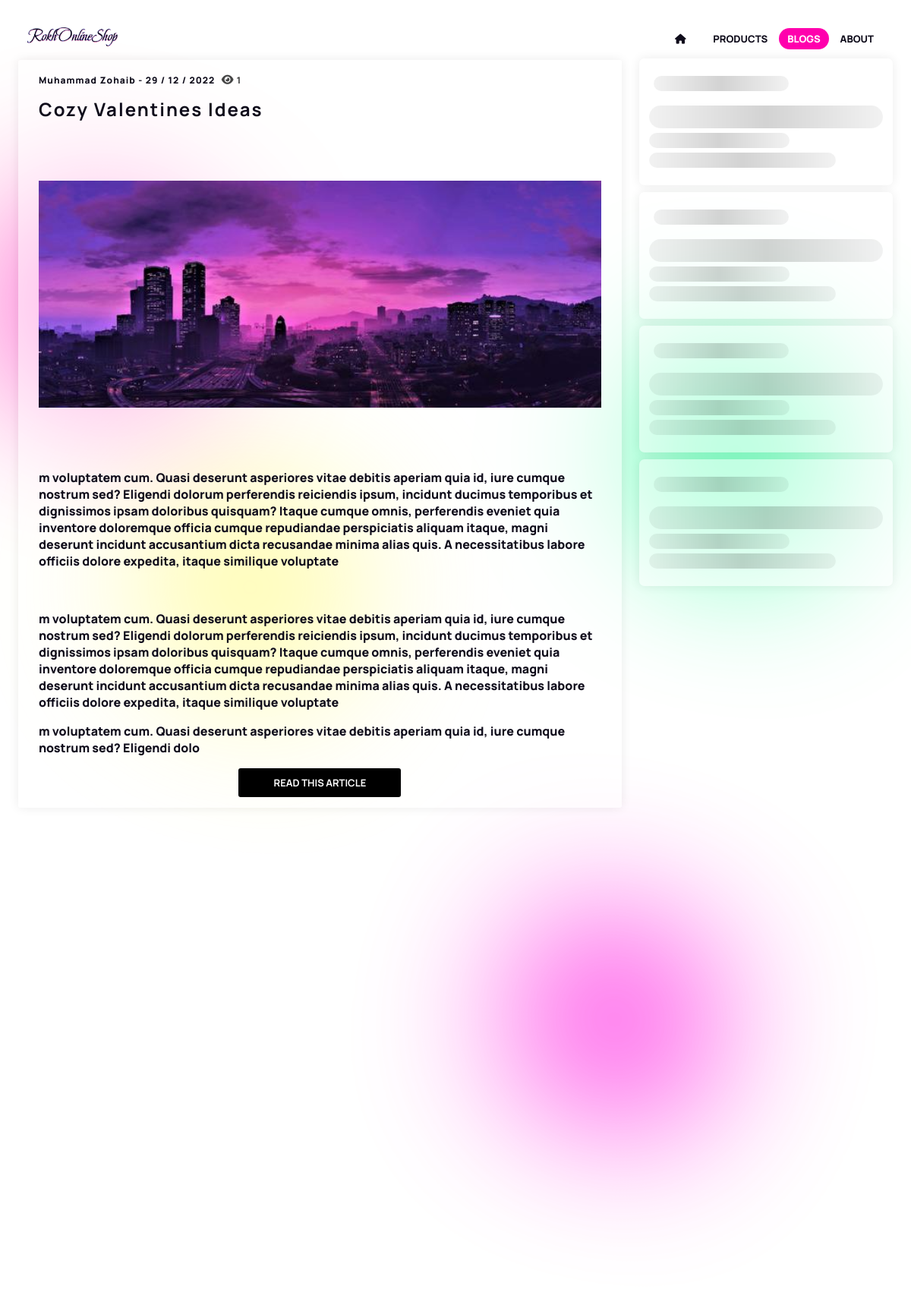
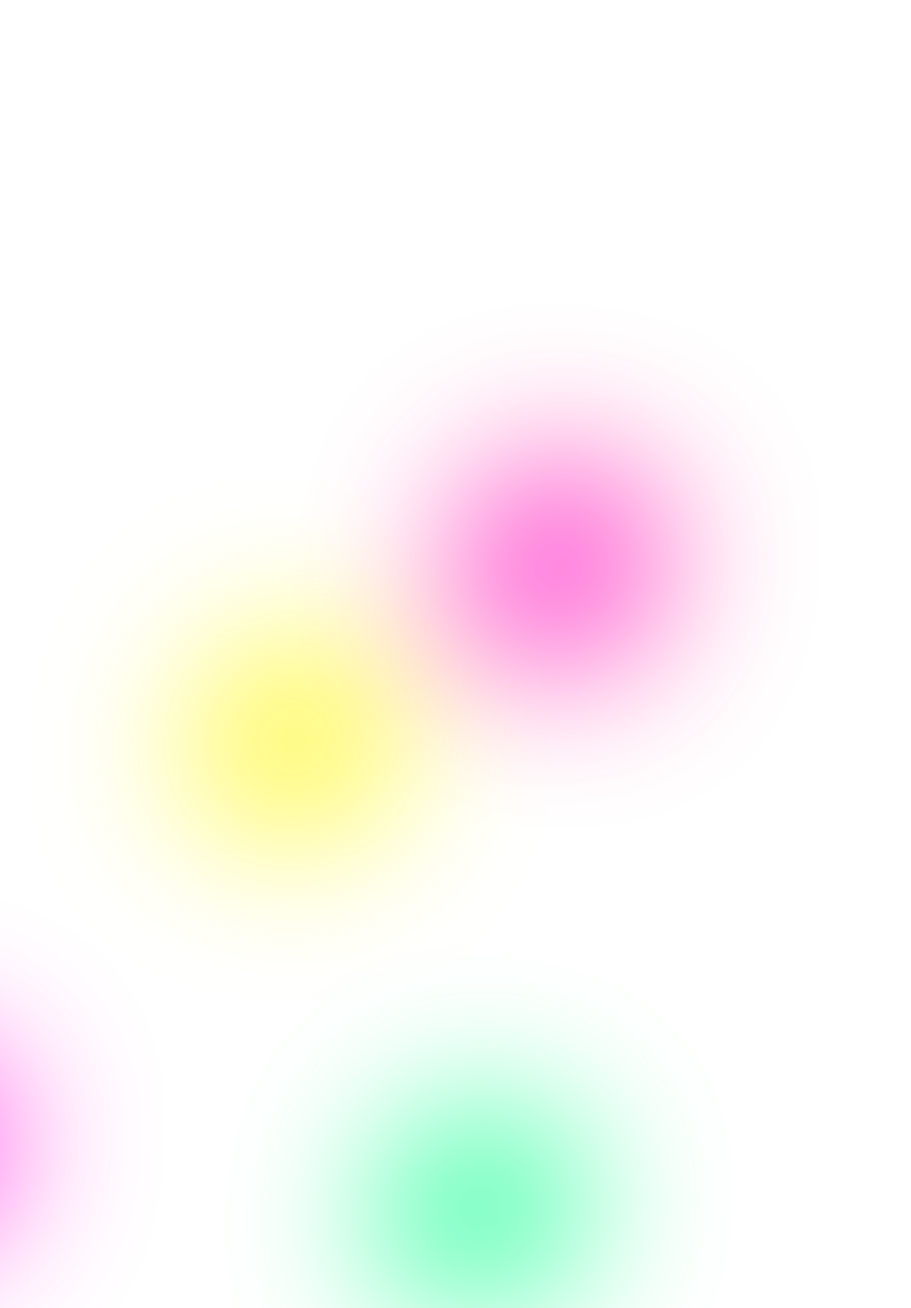
The app's page /blogs/ (upper part) with its own data (2 pictures, top to bottom).
### blogs/models.py (models this page shows, shortened)
class Blogs(models.Model):
    title = models.CharField(max_length=512, blank=False,
                             help_text='Enter title here')
    body = models.TextField(blank=False, help_text='Enter full text here', verbose_name='Full Description')
    sub_text = models.TextField(
        blank=True,
         verbose_name='short description')
    image = ResizedImageField(size=[640, 426], upload_to="blogs/", blank=True, default="")
    image_link = models.CharField(max_length=2048, blank=True, help_text="Enter image url here...")
    slug = models.SlugField(unique=True)
    createdAt = models.DateTimeField(auto_now_add=True)
    updatedAt = models.DateTimeField(auto_now=True)
    author = models.CharField(max_length=255, blank=False)
    tags = models.CharField(max_length=500, blank=True, default='')
    keywords = models.CharField(max_length=500, blank=True, default='')
    views = models.IntegerField(default=539, blank=True, verbose_name="Post Views")
    isNew = models.BooleanField(default=True, blank=False, help_text='this item is new?', verbose_name='is new')
    isActive = models.BooleanField(default=True, blank=False, help_text='enable and disable the product on view.', verbose_name='is active')

### blogs/views.py (the view)
# urls.py: path('', views.blogs, name="blogs"),
def blogs(request, *args, **kwargs):
    blogs = Blogs.objects.values('title', 'sub_text','body', 'createdAt', 'image','image_link', 'author', 'slug', 'views').order_by('-id')
    paginator = Paginator(blogs, 25)
    page_number = request.GET.get('page')
    page_obj = paginator.get_page(page_number)
    return render(request, 'blogs/blogs-list.html', context={'page_obj': page_obj})

### rosesonline/context_processors.py (called while the page is built)
def constants(request):
    return {'website_name': 'Rokh Online Shop'}

### blogs/templates/blogs/blogs-list.html (shortened to what this page needs)
{% extends 'products/base.html' %} {% block title %}HOME | {{website_name}}{%endblock %} {%block content %} {% include 'components/header.html' %}
<div class="page-size colors-bg-rain custom-rain-colors aeiwc">
  <div></div>
  <div></div>
  <div></div>
</div>
<div class="page-size colors-bg-rain custom-rain-colors" style="    margin-top: 2534px;
transform: rotate(96deg);
left: 638px;">
  <div></div>
  <div></div>
  <div></div>
</div>
<div class="page-size blogs-view">
  <div class="blogs-left load-lazy-not-yet">
    {% for blog in page_obj %}
      <section class="blog-section slide-in-obsrvr-init">
        <div class="blog-details">
          <span class="author">
            {{blog.author}} - {{blog.createdAt|date:'d / m / Y'}}
            <div class="views-counter mashar" style="display:inline">
              <i class="fa fa-eye"></i>
              <span>{{blog.views}}</span>
            </div>
          </span>
        </div>
        <h2 class="title">{{blog.title}}</h2>
        <div>
          <img
            data-src="{%if blog.image != '' %}/media/{{blog.image}}{% else %}{{blog.image_link}}{%endif%}"
            class="blog-view-img big-img"
            style="height: 20px !important"
            src="/static/assets/image-loading.png"
            alt="{{blog.title}}"
          />
        </div>
        <div class="content">
            {{blog.sub_text |safe}}
      </div>
        <div class="df ac jc">
          <a href="{{blog.slug}}" class="blog-btns">Read This Article</a>
        </div>
      </section>
    {%endfor%}
  </div>
  {% include 'components/side-bar.html' %}
</div>
{% endblock %}

### products/templates/products/base.html (shortened to what this page needs)
<!DOCTYPE html>
{% load static %}
<html lang="en">
  <head>
    <link
      href="{% static 'style/main.css' %}"
      rel="stylesheet"
      type="text/css"
    />
    <link
      href="https://cdnjs.cloudflare.com/ajax/libs/font-awesome/6.2.1/css/all.min.css"
      rel="stylesheet"
      type="text/css"
    />
  </head>
  <body>
    {% block content %}{% endblock %} {% include 'components/footer.html' %}
  </body>
</html>

### templates/components/header.html (shortened to what this page needs)
<header>
    <nav class='page-size df ac jc-b' id="drop-down-nav">
      <ul class="fade-in">
        <li>
          <a href='/' id="logo">
            <img src="/media/assets/logo.png" alt="{{ website_name  }}"/>
          </a>
        </li>
      </ul>
      <section id="hover-to-trigger">
      <ul class='df ac header-link fade-in' id="drop-down-nav-ul">
        <li class={% if request.path == '/' or request.path == '' %}'active'{%endif%}>
          <a href='/'>
            <i class="fa fa-home"></i>
          </a>
        </li>
        <li class={% if '/products/' in request.path  %}'active'{%endif%}>
          <a href='/products'>Products</a>
        </li>
        <li class={% if '/blogs/' in request.path %}'active'{%endif%}>
          <a href='/blogs'>Blogs</a>
        </li>
        <li class={% if '/about/' in request.path %}'active'{%endif%}>
          <a href='/about'>About</a>
        </li>
      </ul>
    </section>
    </nav>
  </header>

### templates/components/side-bar.html
<div class="blog-right" id="side-bar-data">
    <div class="blog-right-in">
      <h3><div class="search-loading l60 h20"></div></h3>
      <section>
        <div class="search-loading l30 h30"></div>
        <div class="search-loading l60 h20"></div>
        <div class="search-loading l80 h20"></div>
      </section>
    </div>
    <div class="blog-right-in">
      <h3><div class="search-loading l60 h20"></div></h3>
      <section>
        <div class="search-loading l30 h30"></div>
        <div class="search-loading l60 h20"></div>
        <div class="search-loading l80 h20"></div>
      </section>
    </div>
    <div class="blog-right-in">
      <h3><div class="search-loading l60 h20"></div></h3>
      <section>
        <div class="search-loading l30 h30"></div>
        <div class="search-loading l60 h20"></div>
        <div class="search-loading l80 h20"></div>
      </section>
    </div>
    <div class="blog-right-in">
      <h3><div class="search-loading l60 h20"></div></h3>
      <section>
        <div class="search-loading l30 h30"></div>
        <div class="search-loading l60 h20"></div>
        <div class="search-loading l80 h20"></div>
      </section>
    </div>
  </div>

### records on screen
Blogs: author "Muhammad Zohaib", createdAt "29 / 12 / 2022", views "1", title "Cozy Valentines Ideas", sub_text "m voluptatem cum. Quasi deserunt asperiores vitae debitis aperiam quia id, iure cumque nostrum sed? Eligendi dolorum perferendis reiciendis ipsum, incidunt ducimus temporibus et dignissimos ipsam doloribus quisquam? Itaque cumque omnis, perferendis eveniet quia inventore doloremque officia cumque repudiandae perspiciatis aliquam itaque, magni deserunt incidunt accusantium dicta recusandae minima alias quis. A necessitatibus labore officiis dolore expedita, itaque similique voluptate m voluptatem cum. Quasi deserunt asperiores vitae debitis aperiam quia id, iure cumque nostrum sed? Eligendi dolorum perferendis reiciendis ipsum, incidunt ducimus temporibus et dignissimos ipsam doloribus…"
